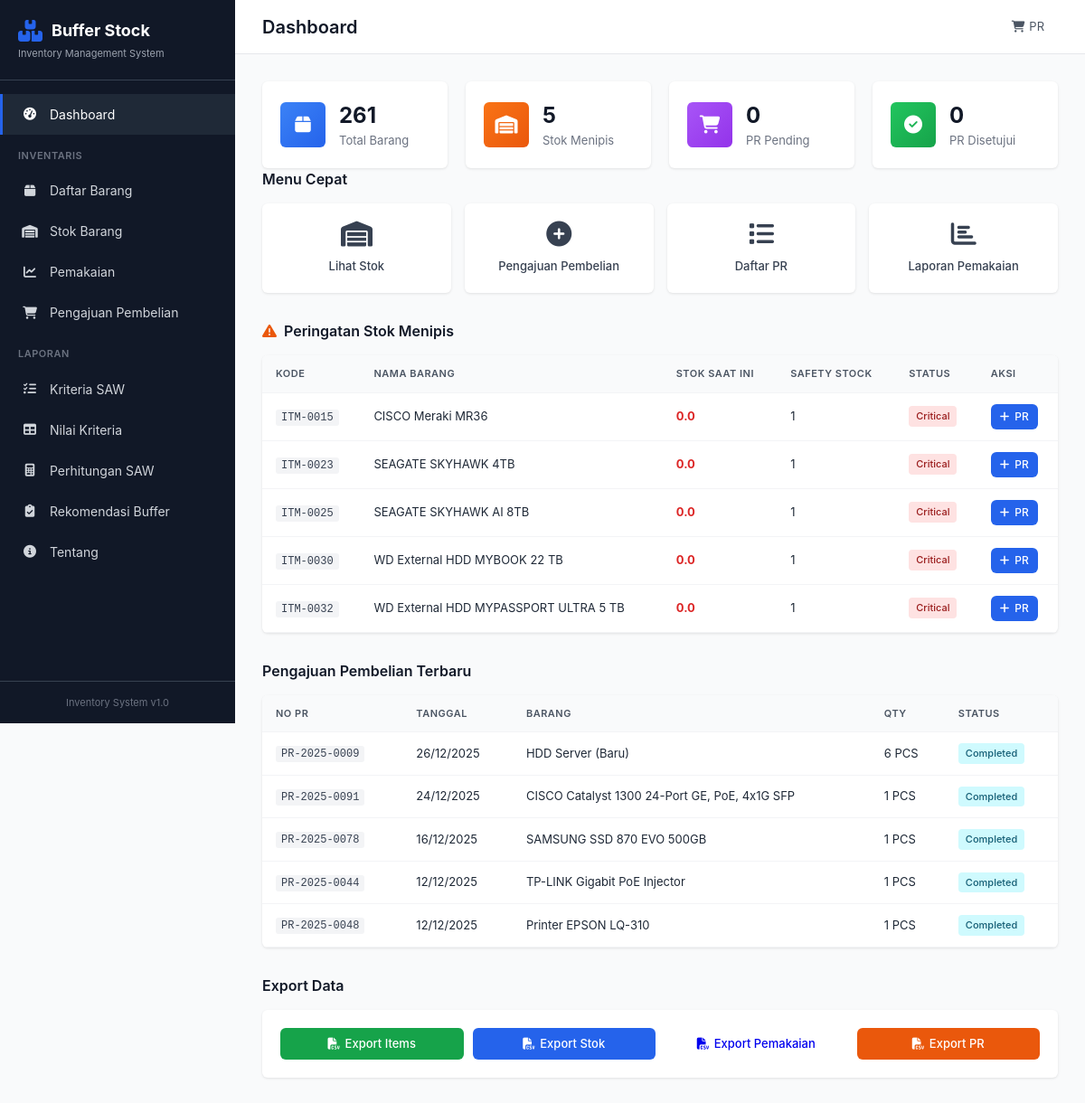
Before: / with the older database file.
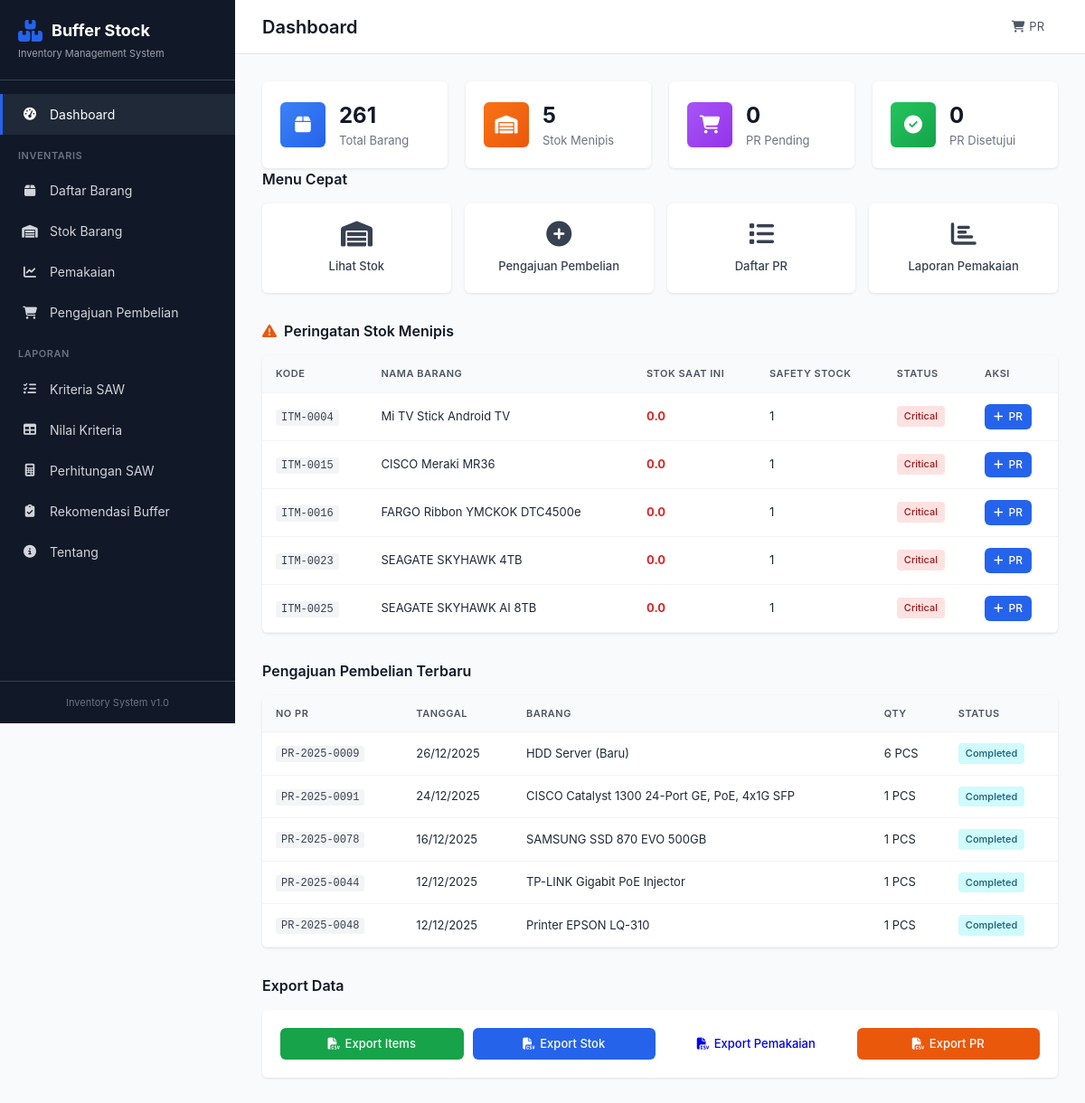
After: the same page with the newer database file.
### app/models.py (models this page shows, shortened)
class Item(db.Model):
    __tablename__ = 'items'
    id = db.Column(db.Integer, primary_key=True)
    kode_item = db.Column(db.String(50), unique=True, nullable=False)
    nama_item = db.Column(db.String(200), nullable=False)
    kategori = db.Column(db.String(100), nullable=False)
    unit = db.Column(db.String(50), default='PCS')
    harga = db.Column(db.Float, default=0)
    supplier = db.Column(db.String(200))
    lokasi_rak = db.Column(db.String(50))
    created_at = db.Column(db.DateTime, default=datetime.utcnow)
    criteria_values = db.relationship('CriteriaValue', backref='item', lazy=True, cascade='all, delete-orphan')

class Stock(db.Model):
    __tablename__ = 'stocks'
    id = db.Column(db.Integer, primary_key=True)
    item_id = db.Column(db.Integer, db.ForeignKey('items.id'), nullable=False)
    quantity = db.Column(db.Float, default=0)
    safety_stock = db.Column(db.Float, default=0)
    reorder_point = db.Column(db.Float, default=0)
    last_updated = db.Column(db.DateTime, default=datetime.utcnow, onupdate=datetime.utcnow)
    item = db.relationship('Item', backref='stock_items', lazy=True)

class PurchaseRequest(db.Model):
    __tablename__ = 'purchase_requests'
    id = db.Column(db.Integer, primary_key=True)
    no_pengajuan = db.Column(db.String(50), unique=True, nullable=False)
    tanggal_pengajuan = db.Column(db.DateTime, default=datetime.utcnow)
    item_id = db.Column(db.Integer, db.ForeignKey('items.id'), nullable=False)
    quantity_requested = db.Column(db.Float, nullable=False)
    alasan_pengajuan = db.Column(db.Text)
    status = db.Column(db.String(20), default='Pending')  # Pending, Approved, Rejected, Completed
    approved_by = db.Column(db.String(100))
    approved_at = db.Column(db.DateTime)
    keterangan = db.Column(db.Text)
    item = db.relationship('Item', backref='purchase_requests', lazy=True)

### app/routes.py (the view)
@main_bp.route('/')
def index():
    total_items = Item.query.count()
    total_criteria = Criteria.query.count()
    total_calculations = CalculationHistory.query.count()
    latest_calc = CalculationHistory.query.order_by(CalculationHistory.tanggal.desc()).first()
    categories = db.session.query(Item.kategori, db.func.count(Item.id)).group_by(Item.kategori).all()
    low_stock_items = db.session.query(Item).join(Stock).filter(
        Stock.quantity <= Stock.safety_stock
    ).order_by(Stock.quantity.asc()).limit(5).all()
    pending_pr = PurchaseRequest.query.filter_by(status='Pending').count()
    approved_pr = PurchaseRequest.query.filter_by(status='Approved').count()
    recent_prs = PurchaseRequest.query.join(Item).order_by(PurchaseRequest.tanggal_pengajuan.desc()).limit(5).all()
    current_year = datetime.now().year
    years = list(range(current_year - 2, current_year + 1))
    return render_template('dashboard.html',
                          total_items=total_items,
                          total_criteria=total_criteria,
                          total_calculations=total_calculations,
                          latest_calc=latest_calc,
                          categories=categories,
                          low_stock_items=low_stock_items,
                          low_stock_count=len(low_stock_items),
                          pending_pr=pending_pr,
                          approved_pr=approved_pr,
                          recent_prs=recent_prs,
                          years=years,
                          current_year=current_year)

### app/templates/dashboard.html (shortened to what the changed rows need)
{% extends 'base.html' %}
{% block page_title %}Dashboard{% endblock %}
{% block content %}
<div class="dashboard">
    <div class="section">
        <h2 class="section-title">Menu Cepat</h2>
    </div>
    <div class="section">
        <h2 class="section-title">
            <i class="fas fa-exclamation-triangle" style="color: var(--warning);"></i>
            Peringatan Stok Menipis
        </h2>
        <div class="card">
            {% if low_stock_items %}
            <div class="table-responsive">
                <table class="data-table">
                    <thead>
                        <tr>
                            <th>Kode</th>
                            <th>Nama Barang</th>
                            <th>Stok Saat Ini</th>
                            <th>Safety Stock</th>
                            <th>Status</th>
                            <th>Aksi</th>
                        </tr>
                    </thead>
                    <tbody>
                        {% for item in low_stock_items %}
                        <tr>
                            <td><code>{{ item.kode_item }}</code></td>
                            <td>{{ item.nama_item }}</td>
                            <td class="text-danger"><strong>{{ item.stock_items[0].quantity if item.stock_items else 0 }}</strong></td>
                            <td>{{ item.stock_items[0].safety_stock|int if item.stock_items else 0 }}</td>
                            <td>
                                {% if item.stock_items and item.stock_items[0].quantity <= (item.stock_items[0].safety_stock * 0.5) %}
                                <span class="badge badge-danger">Critical</span>
                                {% else %}
                                <span class="badge badge-warning">Low</span>
                                {% endif %}
                            </td>
                            <td>
                                <a href="{{ url_for('main.create_purchase') }}" class="btn btn-sm btn-primary">
                                    <i class="fas fa-plus"></i> PR
                                </a>
                            </td>
                        </tr>
                        {% endfor %}
                    </tbody>
                </table>
            </div>
            {% else %}
            <div class="empty-state">
                <i class="fas fa-check-circle" style="color: var(--success); font-size: 48px;"></i>
                <p>Semua stok aman</p>
            </div>
            {% endif %}
        </div>
    </div>
    <div class="section">
        <h2 class="section-title">Pengajuan Pembelian Terbaru</h2>
        <div class="card">
            {% if recent_prs %}
            <div class="table-responsive">
                <table class="data-table">
                    <thead>
                        <tr>
                            <th>No PR</th>
                            <th>Tanggal</th>
                            <th>Barang</th>
                            <th>Qty</th>
                            <th>Status</th>
                        </tr>
                    </thead>
                    <tbody>
                        {% for pr in recent_prs %}
                        <tr>
                            <td><code>{{ pr.no_pengajuan }}</code></td>
                            <td>{{ pr.tanggal_pengajuan.strftime('%d/%m/%Y') }}</td>
                            <td>{{ pr.item.nama_item }}</td>
                            <td>{{ pr.quantity_requested|int }} {{ pr.item.unit }}</td>
                            <td>
                                {% if pr.status == 'Pending' %}
                                <span class="badge badge-warning">Pending</span>
                                {% elif pr.status == 'Approved' %}
                                <span class="badge badge-success">Approved</span>
                                {% elif pr.status == 'Rejected' %}
                                <span class="badge badge-danger">Rejected</span>
                                {% else %}
                                <span class="badge badge-info">Completed</span>
                                {% endif %}
                            </td>
                        </tr>
                        {% endfor %}
                    </tbody>
                </table>
            </div>
            {% else %}
            <div class="empty-state">
                <p>Belum ada pengajuan pembelian</p>
            </div>
            {% endif %}
        </div>
    </div>
    <div class="section">
        <h2 class="section-title">Export Data</h2>
    </div>
</div>
{% endblock %}

Changed rows visible on the page:
no longer on this page (row edited): Item: kode_item "ITM-0030", nama_item "WD External HDD MYBOOK 22 TB", quantity "0.0", safety_stock "1"
no longer on this page (row edited): Item: kode_item "ITM-0032", nama_item "WD External HDD MYPASSPORT ULTRA 5 TB", quantity "0.0", safety_stock "1"
now on this page (row edited): Item: kode_item "ITM-0004", nama_item "Mi TV Stick Android TV", quantity "0.0", safety_stock "1"
now on this page (row edited): Item: kode_item "ITM-0016", nama_item "FARGO Ribbon YMCKOK DTC4500e", quantity "0.0", safety_stock "1"
